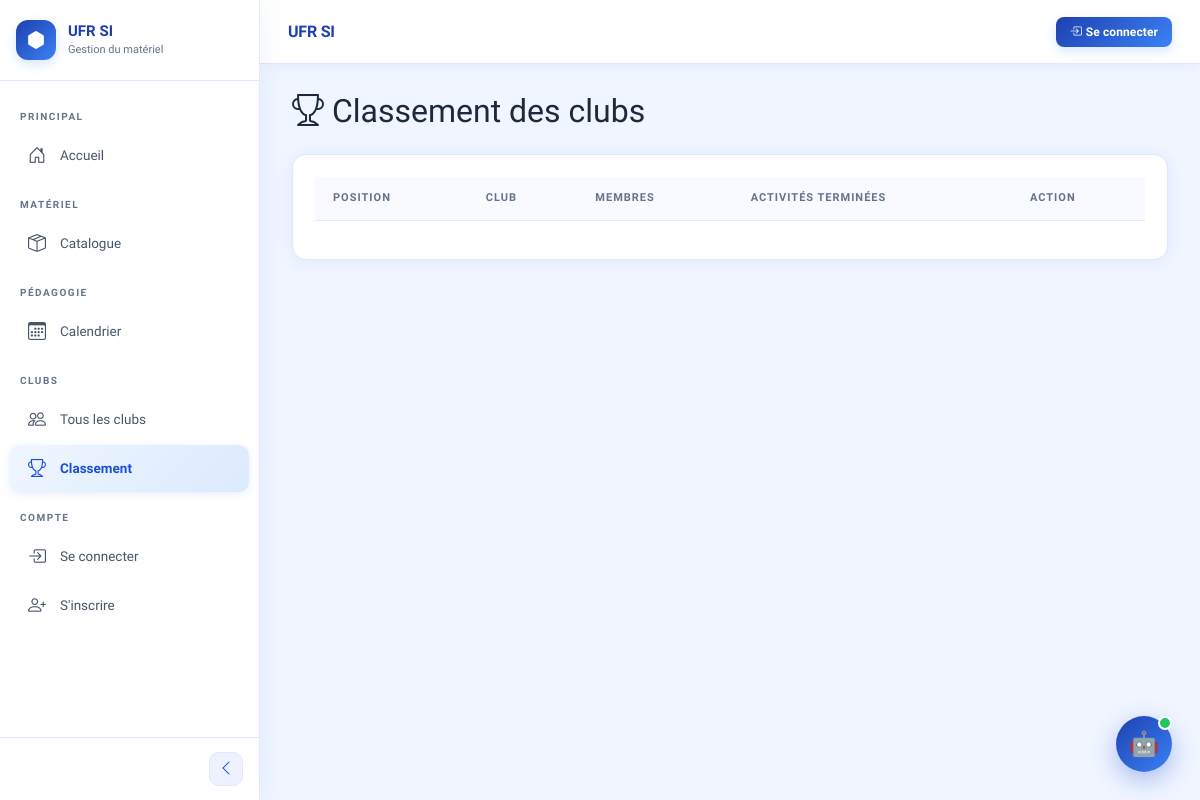
The page /clubs/classement/ on the database as committed earlier.
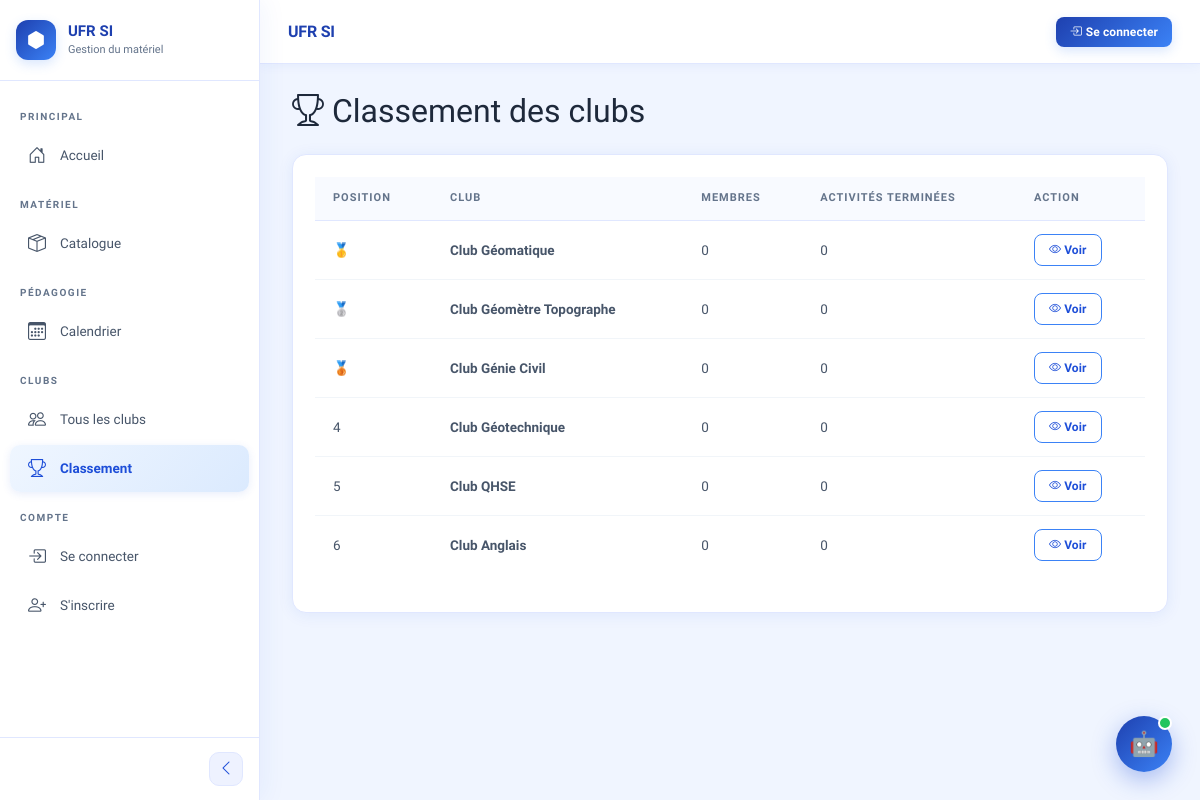
The same page on the database as committed later.
### clubs/models.py (models this page shows, shortened)
class Club(models.Model):
    nom = models.CharField(max_length=200)
    description = models.TextField(blank=True)
    logo = models.ImageField(upload_to='clubs/logos/', blank=True)
    date_creation = models.DateField(auto_now_add=True)
    materiel_propre = models.ManyToManyField(
        'materiel.Materiel',
        related_name='clubs_proprietaires',
        blank=True,
        verbose_name='Matériel propre au club'
    )
    cotisation_montant = models.DecimalField(
        max_digits=10,
        decimal_places=2,
        default=0,
        verbose_name='Montant cotisation (FCFA)'
    )
    def nombre_membres(self):
        return self.membres.count()
    def score_activite(self):
        return self.activites.filter(statut='terminee').count()

### clubs/views.py (the view)
# urls.py: path('classement/', views.classement_clubs, name='classement_clubs'),
def classement_clubs(request):
    clubs = Club.objects.all()
    classement = sorted(
        clubs,
        key=lambda c: c.score_activite(),
        reverse=True
    )
    return render(request, 'clubs/classement.html', {'classement': classement})

### templates/clubs/classement.html (shortened to what this page needs)
{% extends 'base.html' %}
{% block contenu %}
<h2 class="mb-4"><i class="bi bi-trophy"></i> Classement des clubs</h2>
<div class="card">
  <div class="card-body">
    <table class="table table-hover">
      <thead>
        <tr>
          <th>Position</th>
          <th>Club</th>
          <th>Membres</th>
          <th>Activités terminées</th>
          <th>Action</th>
        </tr>
      </thead>
      <tbody>
        {% for club in classement %}
        <tr>
          <td>
            {% if forloop.counter == 1 %}🥇
            {% elif forloop.counter == 2 %}🥈
            {% elif forloop.counter == 3 %}🥉
            {% else %}{{ forloop.counter }}
            {% endif %}
          </td>
          <td><strong>{{ club.nom }}</strong></td>
          <td>{{ club.nombre_membres }}</td>
          <td>{{ club.score_activite }}</td>
          <td>
            <a href="{% url 'detail_club' club.id %}" class="btn btn-sm btn-outline-primary">
              <i class="bi bi-eye"></i> Voir
            </a>
          </td>
        </tr>
        {% endfor %}
      </tbody>
    </table>
  </div>
</div>
{% endblock %}

### templates/base.html (shortened to what this page needs)
<!DOCTYPE html>
<html lang="fr">
<head>
  {% load static %}
  <link href="https://cdn.jsdelivr.net/npm/bootstrap@5.3.0/dist/css/bootstrap.min.css" rel="stylesheet">
  <link href="https://cdn.jsdelivr.net/npm/bootstrap-icons@1.10.0/font/bootstrap-icons.css" rel="stylesheet">
  <link rel="stylesheet" href="{% static 'css/style.css' %}">
</head>
<body>
<div class="sidebar" id="sidebar">
  <div class="sidebar-brand">
    <div class="sidebar-brand-icon">
      <i class="bi bi-hexagon-fill"></i>
    </div>
    <div class="sidebar-brand-text">
      <h4>UFR SI</h4>
      <p>Gestion du matériel</p>
    </div>
  </div>
  <nav class="sidebar-nav">
    <div class="nav-section">Principal</div>
    <a href="{% url 'accueil' %}" class="sidebar-link" data-label="Accueil">
      <i class="bi bi-house-door"></i>
      <span class="nav-label">Accueil</span>
    </a>
    <div class="nav-section">Matériel</div>
    <a href="{% url 'liste_materiels' %}" class="sidebar-link" data-label="Catalogue">
      <i class="bi bi-box-seam"></i>
      <span class="nav-label">Catalogue</span>
    </a>
    <div class="nav-section">Pédagogie</div>
    <a href="{% url 'calendrier' %}" class="sidebar-link" data-label="Calendrier">
      <i class="bi bi-calendar3"></i>
      <span class="nav-label">Calendrier</span>
    </a>
    <div class="nav-section">Clubs</div>
    <a href="{% url 'liste_clubs' %}" class="sidebar-link" data-label="Clubs">
      <i class="bi bi-people"></i>
      <span class="nav-label">Tous les clubs</span>
    </a>
    <a href="{% url 'classement_clubs' %}" class="sidebar-link" data-label="Classement">
      <i class="bi bi-trophy"></i>
      <span class="nav-label">Classement</span>
    </a>
    {% if user.is_authenticated %}
    {% if user.role == 'admin' or user.role == 'admin_terrain' or user.role == 'admin_bureau' %}
    <div class="nav-section">Administration</div>
    {% endif %}
    {% if user.role == 'admin' %}
    <a href="{% url 'dashboard_admin' %}" class="sidebar-link" data-label="Dashboard admin">
      <i class="bi bi-activity"></i>
      <span class="nav-label">Dashboard admin</span>
    </a>
    <a href="{% url 'choisir_domaine' %}" class="sidebar-link" data-label="Choisir domaine">
      <i class="bi bi-grid"></i>
      <span class="nav-label">Choisir domaine</span>
    </a>
    <a href="{% url 'carte_admin' %}" class="sidebar-link" data-label="Carte globale">
      <i class="bi bi-map"></i>
      <span class="nav-label">Carte globale</span>
    </a>
    <a href="/admin/" class="sidebar-link" data-label="Administration">
      <i class="bi bi-shield-lock"></i>
      <span class="nav-label">Administration</span>
    </a>
    {% endif %}
    {% if user.role == 'admin_terrain' %}
    <a href="{% url 'liste_materiels' %}" class="sidebar-link" data-label="Matériels Terrain">
      <i class="bi bi-geo-alt"></i>
      <span class="nav-label">🏗️ Matériels Terrain</span>
    </a>
    <a href="{% url 'carte_admin' %}" class="sidebar-link" data-label="Carte globale">
      <i class="bi bi-map"></i>
      <span class="nav-label">Carte globale</span>
    </a>
    {% endif %}
    {% if user.role == 'admin_bureau' %}
    <a href="{% url 'liste_materiels' %}" class="sidebar-link" data-label="Matériels Bureau">
      <i class="bi bi-building"></i>
      <span class="nav-label">🏢 Matériels Bureau</span>
    </a>
    {% endif %}
    <div class="nav-section">Mon compte</div>
    <a href="{% url 'mes_notifications' %}" class="sidebar-link" data-label="Notifications">
      <i class="bi bi-bell"></i>
      <span class="nav-label">Notifications</span>
    </a>
    <a href="{% url 'parametres' %}" class="sidebar-link" data-label="Paramètres">
      <i class="bi bi-sliders"></i>
      <span class="nav-label">Paramètres</span>
    </a>
    <a href="{% url 'deconnexion' %}" class="sidebar-link" data-label="Déconnexion" style="color: #dc2626;">
      <i class="bi bi-box-arrow-left"></i>
      <span class="nav-label">Déconnexion</span>
    </a>
    {% else %}
    <div class="nav-section">Compte</div>
    <a href="{% url 'connexion' %}" class="sidebar-link" data-label="Se connecter">
      <i class="bi bi-box-arrow-in-right"></i>
      <span class="nav-label">Se connecter</span>
    </a>
    <a href="{% url 'inscription' %}" class="sidebar-link" data-label="S'inscrire">
      <i class="bi bi-person-plus"></i>
      <span class="nav-label">S'inscrire</span>
    </a>
    {% endif %}
  </nav>
  <div class="sidebar-toggle-btn">
    <button class="toggle-btn" id="toggleSidebarBtn" title="Réduire le menu">
      <i class="bi bi-chevron-left" id="toggleIcon"></i>
    </button>
  </div>
</div>
<div class="topbar" id="topbar">
  <div class="d-flex align-items-center gap-3">
    <span class="topbar-title">{% block page_titre %}UFR SI{% endblock %}</span>
  </div>
  <div class="topbar-right">
    {% if user.is_authenticated %}
    <a href="{% url 'chatbot_page' %}" class="topbar-btn" title="Assistant IA">
      <i class="bi bi-robot"></i>
    </a>
    <a href="{% url 'mes_notifications' %}" class="topbar-btn position-relative" title="Notifications">
      <i class="bi bi-bell"></i>
      <span class="notif-badge" id="notif-badge" style="display:none;"></span>
    </a>
    {% if user.role == 'admin' %}
    <a href="{% url 'dashboard_admin' %}" class="topbar-btn" title="Dashboard Admin">
      <i class="bi bi-activity"></i>
    </a>
    {% endif %}
    {% if user.role == 'admin_terrain' %}
    <a href="{% url 'liste_materiels' %}" class="topbar-btn" title="Matériels Terrain">
      <i class="bi bi-geo-alt"></i>
    </a>
    {% endif %}
    {% if user.role == 'admin_bureau' %}
    <a href="{% url 'liste_materiels' %}" class="topbar-btn" title="Matériels Bureau">
      <i class="bi bi-building"></i>
    </a>
    {% endif %}
    <div class="dropdown">
      <button class="user-avatar dropdown-toggle" data-bs-toggle="dropdown" style="border:none;">
        {{ user.first_name|first|upper|default:"U" }}{{ user.last_name|first|upper|default:"" }}
      </button>
      <ul class="dropdown-menu dropdown-menu-end">
        <li class="px-3 py-2" style="border-bottom: 1px solid #e0e7ff;">
          <div style="font-weight: 700; font-size: 14px; color: #1e40af;">
            {{ user.get_full_name|default:user.username }}
          </div>
          <div style="margin-top: 4px;">
            <span style="background: #dbeafe; color: #1d4ed8; padding: 2px 8px; border-radius: 4px; font-size: 11px; font-weight: 600;">
              {% if user.role == 'admin_terrain' %}🏗️ Admin Terrain
              {% elif user.role == 'admin_bureau' %}🏢 Admin Bureau
              {% else %}{{ user.role }}{% endif %}
            </span>
          </div>
        </li>
        <li>
          <a class="dropdown-item" href="{% url 'tableau_de_bord' %}">
            <i class="bi bi-grid-1x2 me-2"></i>Tableau de bord
          </a>
        </li>
        <li>
          <a class="dropdown-item" href="{% url 'parametres' %}">
            <i class="bi bi-sliders me-2"></i>Paramètres
          </a>
        </li>
        <li>
          <a class="dropdown-item" href="{% url 'chatbot_page' %}">
            <i class="bi bi-robot me-2"></i>Assistant IA
          </a>
        </li>
        {% if user.role == 'admin' %}
        <li>
          <a class="dropdown-item" href="{% url 'dashboard_admin' %}">
            <i class="bi bi-activity me-2"></i>Dashboard admin
          </a>
        </li>
        {% endif %}
        <li><hr class="dropdown-divider"></li>
        <li>
          <a class="dropdown-item text-danger" href="{% url 'deconnexion' %}">
            <i class="bi bi-box-arrow-left me-2"></i>Déconnexion
          </a>
        </li>
      </ul>
    </div>
    {% else %}
    <a href="{% url 'connexion' %}" class="btn btn-primary btn-sm">
      <i class="bi bi-box-arrow-in-right me-1"></i>Se connecter
    </a>
    {% endif %}
  </div>
</div>
<div class="main-content" id="mainContent">
  {% block contenu %}{% endblock %}
</div>
{% load static %}
{% include 'chatbot/widget.html' %}
</body>
</html>

### chatbot/templates/chatbot/widget.html (shortened to what this page needs)
{% load static %}
<a id="cb-toggle" href="{% url 'chatbot_page' %}" title="Assistant IA">
  <span id="cb-badge"></span>
  🤖
</a>

### chatbot/templates/chatbot/widget.html (style rules this page uses)
#cb-toggle { position: fixed; bottom: 28px; right: 28px; width: 56px; height: 56px; border-radius: 50%; background: linear-gradient(135deg, #1e40af, #3b82f6); border: none; cursor: pointer; display: flex; align-items: center; justify-content: center; box-shadow: 0 8px 24px rgba(29,78,216,0.35); z-index: 9998; transition: transform .2s, box-shadow .2s; text-decoration: none; color: white; font-size: 24px; }
#cb-badge { position: absolute; top: 0; right: 0; width: 14px; height: 14px; background: #22c55e; border-radius: 50%; border: 2px solid white; animation: cb-pulse 2s infinite; }

Rows that differ between the two databases and show on the page:
added Club: nom "Club Géomatique", nombre_membres "0", score_activite "0"
added Club: nom "Club Géomètre Topographe", nombre_membres "0", score_activite "0"
added Club: nom "Club Génie Civil", nombre_membres "0", score_activite "0"
added Club: nom "Club Géotechnique", nombre_membres "0", score_activite "0"
added Club: nom "Club QHSE", nombre_membres "0", score_activite "0"
added Club: nom "Club Anglais", nombre_membres "0", score_activite "0"
